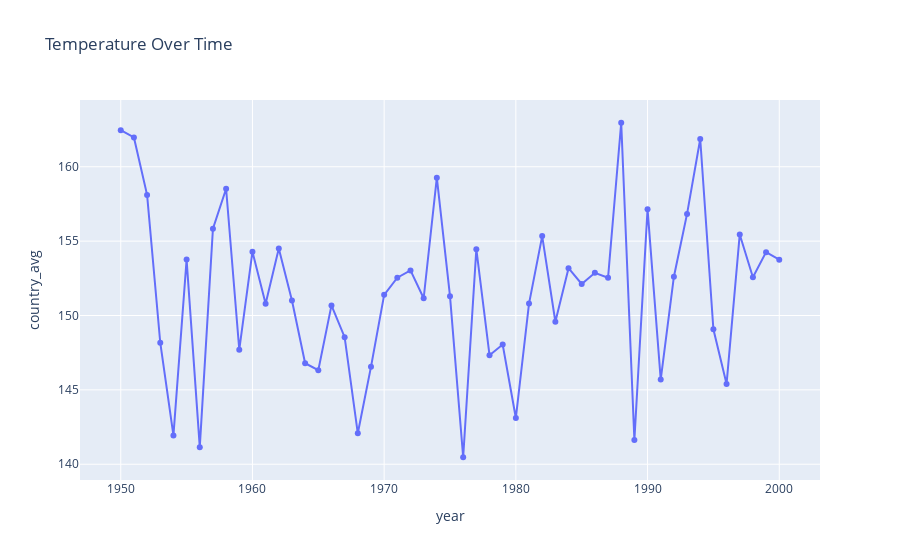

The notebook cell saved with this chart:
### Code cell
stations = df.loc[df['alpha3'] == 'ALB']
fig = px.line(stations, x='year', y='country_avg', title='Temperature Over Time', markers=True)
fig.show()

### Figure 1 — Plotly figure (JSON) as saved in the notebook; plotly's stock layout.template omitted (floating-point values rounded to 4 significant figures)
{"data": [{"hovertemplate": "year=%{x}<br>country_avg=%{y}<extra></extra>", "legendgroup": "", "line": {"color": "#636efa", "dash": "solid"}, "marker": {"symbol": "circle"}, "mode": "lines+markers", "name": "", "orientation": "h", "showlegend": false, "type": "scatter", "x": [1950, 1951, 1952, 1953, 1954, 1955, 1956, 1957, 1958, 1959, 1960, 1961, 1962, 1963, 1964, 1965, 1966, 1967, 1968, 1969, 1970, 1971, 1972, 1973, 1974, 1975, 1976, 1977, 1978, 1979, 1980, 1981, 1982, 1983, 1984, 1985, 1986, 1987, 1988, 1989, 1990, 1991, 1992, 1993, 1994, 1995, 1996, 1997, 1998, 1999, 2000], "xaxis": "x", "y": [162.5, 162.0, 158.1, 148.2, 141.9, 153.8, 141.2, 155.8, 158.5, 147.7, 154.3, 150.8, 154.5, 151.0, 146.8, 146.3, 150.7, 148.5, 142.1, 146.6, 151.4, 152.5, 153.0, 151.2, 159.3, 151.3, 140.5, 154.5, 147.3, 148.1, 143.1, 150.8, 155.3, 149.6, 153.2, 152.1, 152.9, 152.5, 163.0, 141.6, 157.2, 145.7, 152.6, 156.8, 161.9, 149.1, 145.4, 155.4, 152.6, 154.3, 153.8], "yaxis": "y"}], "layout": {"legend": {"tracegroupgap": 0}, "title": {"text": "Temperature Over Time"}, "xaxis": {"anchor": "y", "domain": [0, 1], "title": {"text": "year"}}, "yaxis": {"anchor": "x", "domain": [0, 1], "title": {"text": "country_avg"}}}}
